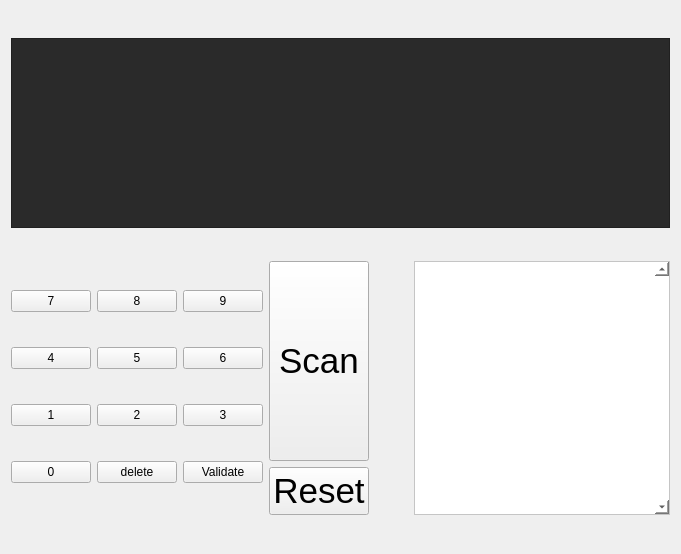
<?xml version="1.0" encoding="UTF-8"?>
<ui version="4.0">
 <class>Form</class>
 <widget class="QWidget" name="Form">
  <property name="enabled">
   <bool>true</bool>
  </property>
  <property name="geometry">
   <rect>
    <x>0</x>
    <y>0</y>
    <width>681</width>
    <height>554</height>
   </rect>
  </property>
  <property name="windowTitle">
   <string>Form</string>
  </property>
  <layout class="QVBoxLayout" name="verticalLayout">
   <item>
    <layout class="QHBoxLayout" name="horizontalLayout">
     <item>
      <widget class="QTextEdit" name="te_affichage">
       <property name="enabled">
        <bool>true</bool>
       </property>
       <property name="minimumSize">
        <size>
         <width>0</width>
         <height>190</height>
        </size>
       </property>
       <property name="maximumSize">
        <size>
         <width>16777215</width>
         <height>190</height>
        </size>
       </property>
       <property name="font">
        <font>
         <pointsize>18</pointsize>
        </font>
       </property>
       <property name="styleSheet">
        <string notr="true">background-color: rgb(42, 42, 42);
color: rgb(255, 255, 255);</string>
       </property>
       <property name="readOnly">
        <bool>true</bool>
       </property>
      </widget>
     </item>
    </layout>
   </item>
   <item>
    <layout class="QHBoxLayout" name="horizontalLayout_2">
     <item>
      <layout class="QGridLayout" name="gridLayout">
       <item row="1" column="2">
        <widget class="QIconButton" name="pb_6">
         <property name="text">
          <string>6</string>
         </property>
        </widget>
       </item>
       <item row="0" column="2">
        <widget class="QIconButton" name="pb_9">
         <property name="text">
          <string>9</string>
         </property>
        </widget>
       </item>
       <item row="0" column="1">
        <widget class="QIconButton" name="pb_8">
         <property name="text">
          <string>8</string>
         </property>
        </widget>
       </item>
       <item row="2" column="0">
        <widget class="QIconButton" name="pb_1">
         <property name="text">
          <string>1</string>
         </property>
        </widget>
       </item>
       <item row="1" column="0">
        <widget class="QIconButton" name="pb_4">
         <property name="text">
          <string>4</string>
         </property>
        </widget>
       </item>
       <item row="2" column="1">
        <widget class="QIconButton" name="pb_2">
         <property name="text">
          <string>2</string>
         </property>
        </widget>
       </item>
       <item row="0" column="0">
        <widget class="QIconButton" name="pb_7">
         <property name="text">
          <string>7</string>
         </property>
        </widget>
       </item>
       <item row="2" column="2">
        <widget class="QIconButton" name="pb_3">
         <property name="text">
          <string>3</string>
         </property>
        </widget>
       </item>
       <item row="1" column="1">
        <widget class="QIconButton" name="pb_5">
         <property name="text">
          <string>5</string>
         </property>
        </widget>
       </item>
       <item row="3" column="2">
        <widget class="QIconButton" name="pb_validate">
         <property name="toolTip">
          <string>Composer un code</string>
         </property>
         <property name="text">
          <string>Validate</string>
         </property>
        </widget>
       </item>
       <item row="3" column="0">
        <widget class="QIconButton" name="pb_0">
         <property name="text">
          <string>0</string>
         </property>
        </widget>
       </item>
       <item row="3" column="1">
        <widget class="QIconButton" name="pb_delete">
         <property name="toolTip">
          <string>Supprimer le code</string>
         </property>
         <property name="text">
          <string>delete</string>
         </property>
        </widget>
       </item>
      </layout>
     </item>
     <item>
      <layout class="QGridLayout" name="gridLayout_2">
       <item row="0" column="0" rowspan="2">
        <widget class="QPushButton" name="pb_scan">
         <property name="sizePolicy">
          <sizepolicy hsizetype="Minimum" vsizetype="MinimumExpanding">
           <horstretch>0</horstretch>
           <verstretch>0</verstretch>
          </sizepolicy>
         </property>
         <property name="minimumSize">
          <size>
           <width>0</width>
           <height>200</height>
          </size>
         </property>
         <property name="font">
          <font>
           <pointsize>26</pointsize>
          </font>
         </property>
         <property name="toolTip">
          <string>(ON/OFF)</string>
         </property>
         <property name="text">
          <string>Scan</string>
         </property>
        </widget>
       </item>
       <item row="2" column="0">
        <widget class="QPushButton" name="pb_resetTotal">
         <property name="font">
          <font>
           <pointsize>26</pointsize>
          </font>
         </property>
         <property name="toolTip">
          <string>Reset la facture et le total</string>
         </property>
         <property name="text">
          <string>Reset</string>
         </property>
        </widget>
       </item>
       <item row="0" column="1">
        <spacer name="horizontalSpacer_2">
         <property name="orientation">
          <enum>Qt::Horizontal</enum>
         </property>
         <property name="sizeHint" stdset="0">
          <size>
           <width>40</width>
           <height>20</height>
          </size>
         </property>
        </spacer>
       </item>
       <item row="0" column="2" rowspan="3">
        <widget class="QTextEdit" name="te_facture">
         <property name="font">
          <font>
           <family>Courier</family>
           <weight>50</weight>
           <bold>false</bold>
          </font>
         </property>
         <property name="styleSheet">
          <string notr="true">background-color: rgb(255, 255, 255);</string>
         </property>
         <property name="verticalScrollBarPolicy">
          <enum>Qt::ScrollBarAlwaysOn</enum>
         </property>
         <property name="sizeAdjustPolicy">
          <enum>QAbstractScrollArea::AdjustIgnored</enum>
         </property>
         <property name="readOnly">
          <bool>true</bool>
         </property>
        </widget>
       </item>
      </layout>
     </item>
     <item>
      <layout class="QVBoxLayout" name="verticalLayout_2"/>
     </item>
    </layout>
   </item>
  </layout>
 </widget>
 <customwidgets>
  <customwidget>
   <class>QIconButton</class>
   <extends>QPushButton</extends>
   <header>View/ui/widgets/QIconButton.h</header>
  </customwidget>
 </customwidgets>
 <resources/>
 <connections/>
</ui>
